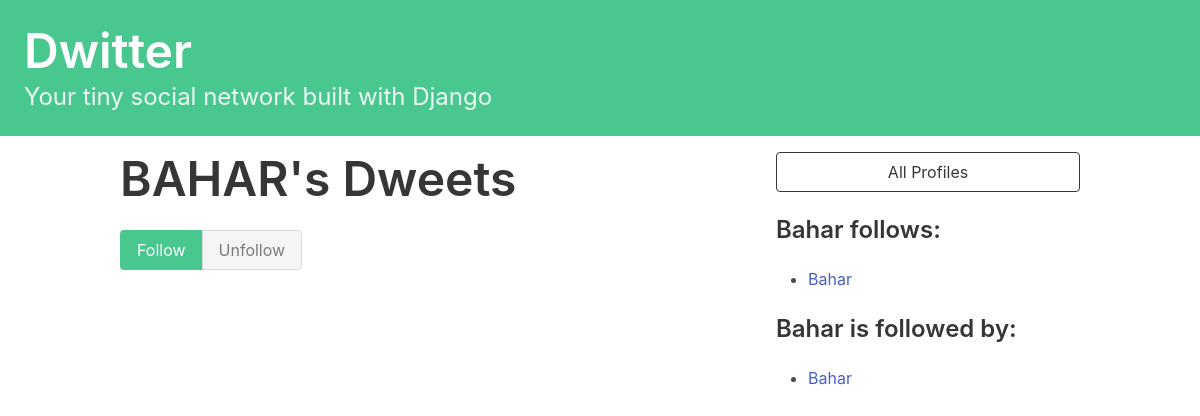
The app's page /profile/2/ (signed in), older data.
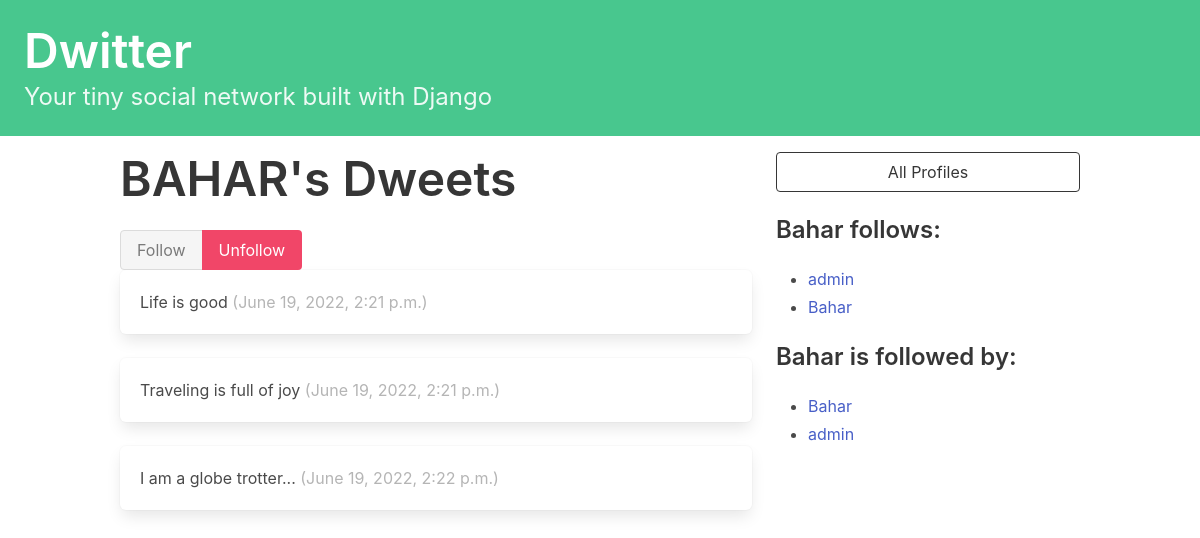
The same page, newer data.
### dwitter/models.py (models this page shows, shortened)
class Profile(models.Model):
    user = models.OneToOneField(User, on_delete=models.CASCADE, related_name='profile')
    follows = models.ManyToManyField("self", related_name='followed_by',
                    symmetrical=False, blank=True)
    def __str__(self):
        return self.user.username

class Dweet(models.Model):
    user = models.ForeignKey(User, on_delete=models.CASCADE, related_name='dweets')
    body = models.CharField(max_length=140)
    created_at = models.DateTimeField(auto_now_add=True)

### dwitter/views.py (the view, shortened to what this page needs)
# urls.py: path('profile/<int:pk>/', profile, name='profile'),
def profile(request, pk):
    if not hasattr(request.user, 'profile'):
        missing_profile = Profile(user=request.user)
        missing_profile.save()
    profile = Profile.objects.get(pk=pk)
    return render(request, 'dwitter/profile.html', {'profile': profile})

### templates/dwitter/profile.html (shortened to what this page needs)
{% extends 'base.html' %}
{% block content %}
<div class="column">
    <div class="block">
    <h1 class="title is-1">
        {{profile.user.username|upper}}'s Dweets
    </h1>
    </div>
    <form method="post">
        <div class="buttons has-addons">
        {% if profile in user.profile.follows.all %}
            <button class="button is-success is-static">Follow</button>
            <button class="button is-danger" name="follow" value="unfollow">
                Unfollow
            </button>
        {% else %}
            <button class="button is-success" name="follow" value="follow">
                Follow
            </button>
            <button class="button is-danger is-static">Unfollow</button>
        {% endif %}
    </form>
    </div>
    <div class="content">
        {% for dweet in profile.user.dweets.all %}
            <div class="box">
                {{ dweet.body }}
                <span class="is-small has-text-grey-light">
                    ({{ dweet.created_at }})
                </span>
            </div>
        {% endfor %}
    </div>
</div>
<div class="column is-one-third">
    <div class="block">
        <a href="{% url 'dwitter:profile_list' %}">
            <button class="button is-dark is-outlined is-fullwidth">
                All Profiles
            </button>
        </a>
    </div>
    <div class="block">
        <h3 class="title is-4">
            {{profile.user.username}} follows:
        </h3>
        <div class="content">
            <ul>
            {% for following in profile.follows.all %}
                <li>
                    <a href="{% url 'dwitter:profile' following.id %}">
                        {{ following }}
                    </a>
                </li>
            {% endfor %}
            </ul>
        </div>
    </div>
    <div class="block">
        <h3 class="title is-4">
            {{profile.user.username}} is followed by:
        </h3>
        <div class="content">
            <ul>
            {% for follower in profile.followed_by.all %}
                <li>
                    <a href="{% url 'dwitter:profile' follower.id %}">
                        {{ follower }}
                    </a>
                </li>
            {% endfor %}
            </ul>
        </div>
    </div>
</div>
{% endblock content %}

Row changes from the older to the newer data that the page shows:
added Dweet: body "Life is good", created_at "June 19, 2022, 2:21 p.m."
added Dweet: body "Traveling is full of joy", created_at "June 19, 2022, 2:21 p.m."
added Dweet: body "I am a globe trotter...", created_at "June 19, 2022, 2:22 p.m."
now on this page (row unchanged): Profile: user.username "admin"
